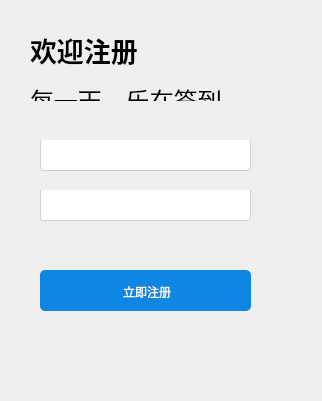
<?xml version="1.0" encoding="UTF-8"?>
<ui version="4.0">
 <class>Form</class>
 <widget class="QWidget" name="Form">
  <property name="geometry">
   <rect>
    <x>0</x>
    <y>0</y>
    <width>322</width>
    <height>401</height>
   </rect>
  </property>
  <property name="windowTitle">
   <string>注册账号</string>
  </property>
  <property name="windowIcon">
   <iconset resource="image.qrc">
    <normaloff>:/u=959180991,1045039734&amp;fm=26&amp;gp=0.jpg</normaloff>:/u=959180991,1045039734&amp;fm=26&amp;gp=0.jpg</iconset>
  </property>
  <widget class="QLabel" name="label">
   <property name="geometry">
    <rect>
     <x>30</x>
     <y>30</y>
     <width>211</width>
     <height>71</height>
    </rect>
   </property>
   <property name="text">
    <string>&lt;html&gt;&lt;head/&gt;&lt;body&gt;&lt;p&gt;&lt;span style=&quot; font-size:20pt; font-weight:600;&quot;&gt;欢迎注册&lt;/span&gt;&lt;/p&gt;&lt;p&gt;&lt;span style=&quot; font-size:18pt;&quot;&gt;每一天，乐在签到&lt;/span&gt;&lt;/p&gt;&lt;/body&gt;&lt;/html&gt;</string>
   </property>
  </widget>
  <widget class="QLineEdit" name="lineEdit">
   <property name="geometry">
    <rect>
     <x>40</x>
     <y>140</y>
     <width>211</width>
     <height>31</height>
    </rect>
   </property>
   <property name="styleSheet">
    <string notr="true"> background:white;
    padding-left:5px ;
    padding-top:1px ;
    border-bottom-left-radius:3px;
    border-bottom-right-radius:3px;
    border: 1px solid rgb(209 , 209 , 209);
    border-top:transparent;</string>
   </property>
  </widget>
  <widget class="QLineEdit" name="lineEdit_2">
   <property name="geometry">
    <rect>
     <x>40</x>
     <y>190</y>
     <width>211</width>
     <height>31</height>
    </rect>
   </property>
   <property name="styleSheet">
    <string notr="true"> background:white;
    padding-left:5px ;
    padding-top:1px ;
    border-bottom-left-radius:3px;
    border-bottom-right-radius:3px;
    border: 1px solid rgb(209 , 209 , 209);
    border-top:transparent;</string>
   </property>
  </widget>
  <widget class="QPushButton" name="pushButton">
   <property name="geometry">
    <rect>
     <x>40</x>
     <y>270</y>
     <width>211</width>
     <height>41</height>
    </rect>
   </property>
   <property name="styleSheet">
    <string notr="true">    color:white;
    background-color:rgb(14 , 150 , 254);
    border-radius:5px;
    color:white;
    background-color:rgb(14 , 135 , 228);
    padding-left:3px;
    padding-top:3px;</string>
   </property>
   <property name="text">
    <string>立即注册</string>
   </property>
  </widget>
 </widget>
 <resources>
  <include location="image.qrc"/>
 </resources>
 <connections/>
</ui>
